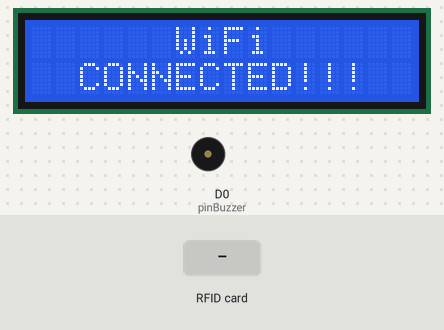
Simulated run of this sketch. Board: ESP8266 (NodeMCU). On the bench: 16×2 character LCD, buzzer (waves = sounding, pin HIGH). The inputs (shaded band) are chosen by the test bench. WiFi joins after 1.5 s; servers stay silent unless stated; uploads are accepted with an empty reply; what the sketch prints to the serial monitor is not drawn.

Above: at 1.7 s.
At 3.8 s:
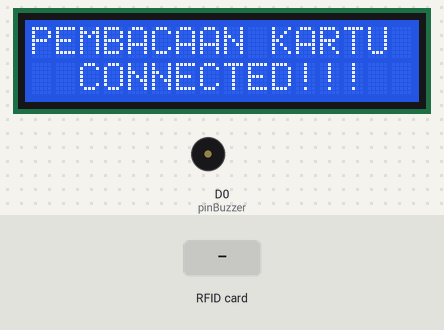
3.9 s: RFID card 5E 7A 19 C4 held to the reader
At 5.5 s:
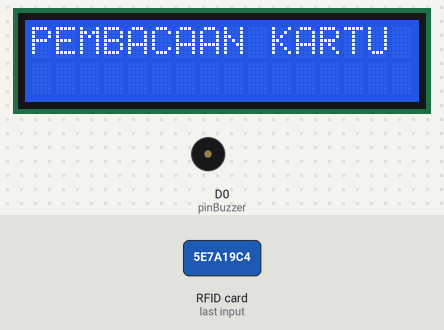
Timing chart, 0 to 7.0 s (numbered marks = the images above; inputs shaded):
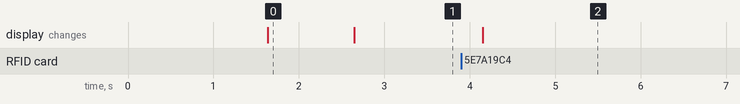

The sketch:

code_praktek8.ino
```cpp
#include <ArduinoJson.h>

// Wifi
#include <ESP8266WiFi.h>
#include <ESP8266WiFiMulti.h>
#include <ESP8266HTTPClient.h>

ESP8266WiFiMulti WiFiMulti;
#define USE_SERIAL Serial
WiFiClient client;
HTTPClient http;

//String urlGetData = "http://192.168.188.146/praktek8-rfid-with-arduino-json/index.php";
String respon;
String id;
// buzzer
#define pinBuzzer D0

// lcd
#include <LiquidCrystal_I2C.h>
LiquidCrystal_I2C lcd(0x27, 16, 2);

// SDA ---------------> D2
// SCL ---------------> D1
// VCC ---------------> VIN
// GND ---------------> GND

// RFID
// SDA > D4/SDA
// SCK > D5/SCK
// MOSI> D7/MOSI
// MISO> D6/MISO
// IRQ> (kosong)
// RST> D3
// GND>GND
// 3.3V>Power nodemcu 8266 // pin rfid ke nodemcu

#include <SPI.h>
#include <MFRC522.h>
#define SS_PIN D4
#define RST_PIN D3 // library buat sensor rfid

MFRC522 mfrc522(SS_PIN, RST_PIN); // deklarasi RFID

String no_kartu = "", kartu_1 = "", kartu_2 = "";

// Timer variables
unsigned long lastTime = 0;
unsigned long timerDelay = 10000;

void setup() {
  WiFi.mode(WIFI_STA);
  Serial.begin(115200);

  WiFiMulti.addAP("POCO M5", "uwiw2000!"); // Sesuaikan SSID dan password ini

  pinMode(pinBuzzer, OUTPUT);
  digitalWrite(pinBuzzer, LOW);

  SPI.begin(); //
  mfrc522.PCD_Init();

  lcd.init();
  lcd.backlight();

  while ((WiFiMulti.run() != WL_CONNECTED))
  {
    Serial.println("Internet Not Connected");

    lcd.clear();
    lcd.setCursor(6, 0);
    lcd.print("WiFi");
    lcd.setCursor(2, 1);
    lcd.print("NOT CONNECTED");

    delay(1000);
  }

  Serial.println("Internet Connected");

  lcd.clear();
  lcd.setCursor(6, 0);
  lcd.print("WiFi");
  lcd.setCursor(2, 1);
  lcd.print("CONNECTED!!!");

//  getData();

  delay(1000);
}

void loop() {
  if ((millis() - lastTime) > timerDelay) {
    //getData();

    lcd.clear();
    lastTime = millis();
  }

  lcd.setCursor(0, 0);
  lcd.print("PEMBACAAN KARTU");
  if (!mfrc522.PICC_IsNewCardPresent())
  {
    return;
  }
  if (!mfrc522.PICC_ReadCardSerial())
  {
    return;
  }

  // Menampilkan UID TAG Di Serial Monitor
  Serial.print("No Kartu :");
  String content = "";

  for (byte i = 0; i < mfrc522.uid.size; i++)
  {
    Serial.print(mfrc522.uid.uidByte[i] < 0x10 ? " 0" : " ");
    Serial.print(mfrc522.uid.uidByte[i], HEX);
    content.concat(String(mfrc522.uid.uidByte[i] < 0x10 ? " 0" : " "));
    content.concat(String(mfrc522.uid.uidByte[i], HEX));
  }

  no_kartu = content.substring(1);
  no_kartu.toUpperCase();
//
  Serial.println();
  if(!(no_kartu == "")){
    id = no_kartu;
     sendData();
  }

//
  lcd.setCursor(0, 1);
  lcd.println(no_kartu);

  Serial.println();

//  if (no_kartu == kartu_1) {
//    Serial.println("Kartu anda adalah Kartu 1");
//
//    digitalWrite(pinBuzzer, HIGH);
//    delay(250);
//    digitalWrite(pinBuzzer, LOW);
//    delay(200);
//    digitalWrite(pinBuzzer, HIGH);
//    delay(250);
//    digitalWrite(pinBuzzer, LOW);
//  } else if (no_kartu == kartu_2) {
//    Serial.println("Kartu anda adalah Kartu 2");
//
//    digitalWrite(pinBuzzer, HIGH);
//    delay(250);
//    digitalWrite(pinBuzzer, LOW);
//    delay(200);
//    digitalWrite(pinBuzzer, HIGH);
//    delay(250);
//    digitalWrite(pinBuzzer, LOW);
//  } else {
//    Serial.println("Kartu anda tidak cocok");
//
//    digitalWrite(pinBuzzer, HIGH);
//    delay(1000);
//    digitalWrite(pinBuzzer, LOW);
//    delay(300);
//    digitalWrite(pinBuzzer, HIGH);
//    delay(1000);
//    digitalWrite(pinBuzzer, LOW);
//  }

  Serial.println();

  lcd.clear();
  lcd.setCursor(0, 0);
  lcd.print("PEMBACAAN KARTU");
  delay(1000);
}

//void getData() {
//  if ((WiFiMulti.run() == WL_CONNECTED))
//  {
//    USE_SERIAL.print("[HTTP] Memulai...\n");
//
//    http.begin( client, urlGetData );
//
//    USE_SERIAL.print("[HTTP] Ambil data di server ...\n");
//    int httpCode = http.GET();
//
//    if(httpCode > 0)
//    {
//      USE_SERIAL.printf("[HTTP] kode response GET : %d\n", httpCode);
//
//      if (httpCode == HTTP_CODE_OK) // code 200
//      {
//        respon = http.getString();
//
//        Serial.println();
//        Serial.println("Respon : " + respon);
//        Serial.println();
//
//        int str_len = respon.length() + 1;
//        char json[str_len];
//
//        respon.toCharArray(json, str_len);
//
//        DynamicJsonDocument doc(1024);
//        deserializeJson(doc, json);
//
//        String krt_1 = doc["kartu_1"];
//        kartu_1 = krt_1;
//
//        String krt_2 = doc["kartu_2"];
//        kartu_2 = krt_2;
//
//        Serial.println("Kartu 1 : " + kartu_1);
//        Serial.println("Kartu 2 : " + kartu_2);
//
//        Serial.println();
//
//        lcd.clear();
//        lcd.setCursor(0, 0);
//        lcd.print("KARTU 1");
//        lcd.setCursor(0, 1);
//        lcd.print(kartu_1);
//
//        delay(2000);
//
//        lcd.clear();
//        lcd.setCursor(0, 0);
//        lcd.print("KARTU 2");
//        lcd.setCursor(0, 1);
//        lcd.print(kartu_2);
//
//        delay(2000);
//      }
//    }
//    else
//    {
//      USE_SERIAL.printf("[HTTP] GET data gagal, error: %s\n", http.errorToString(httpCode).c_str());
//    }
//    http.end();
//  }
//}

void sendData(){
// Send RFID value to CodeIgniter controller
  String rfid = id; // Replace with the actual RFID value

  // Prepare the HTTP request
  HTTPClient http;
  http.begin(client, "http://192.168.188.146/praktek8-rfid-with-arduino-json/presensi/add/"); // Replace with the actual URL of your CodeIgniter controller

  // Set the POST parameters
  http.addHeader("Content-Type", "application/x-www-form-urlencoded");
  String postData = "rfid=" + rfid;

  // Send the POST request
  int httpResponseCode = http.POST(postData);

  // Check the response
  if (httpResponseCode == HTTP_CODE_OK) {
    String response = http.getString();
    Serial.println("Server response: " + response);
    if(rfid == response){
      Serial.println("Kartu = " + response + " terdaftar di database");
      Serial.println("Presensi berhasil");
      digitalWrite(pinBuzzer, HIGH);
      delay(250);
      digitalWrite(pinBuzzer, LOW);
      delay(200);
      digitalWrite(pinBuzzer, HIGH);
      delay(250);
      digitalWrite(pinBuzzer, LOW);
    }else{
      Serial.println("Kartu = " + rfid + " tidak terdaftar di database");
      Serial.println("Presensi gagal");
    }
  } else {
    Serial.print("Error sending request. HTTP response code: ");
    Serial.println(httpResponseCode);
  }

  // Cleanup
  http.end();


}
```

Measured:
- what the display in image 0 shows lasts 1.1 s, from 1.6 s to 2.7 s
